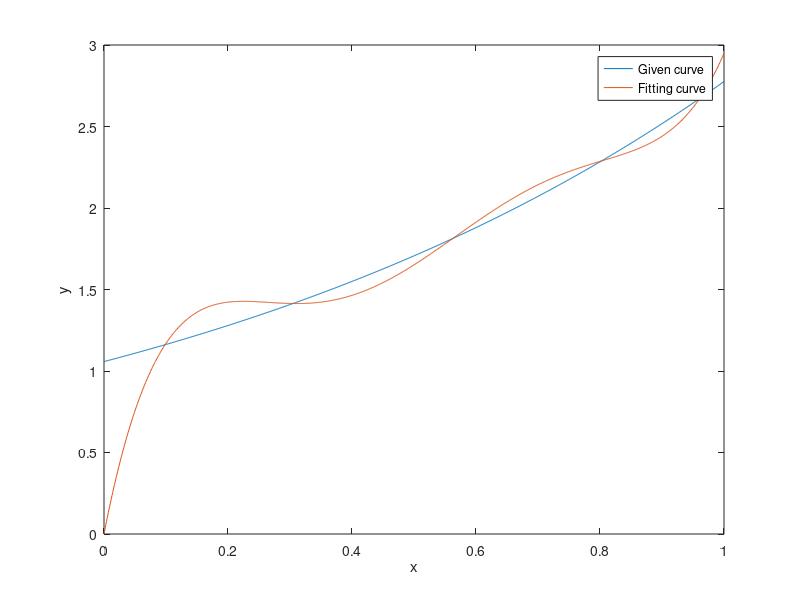

Reproduce this figure in MATLAB.
clear all;
clf reset;
close all;

f = @(x) x.^6/sqrt(6+x) + exp(x);

h = 0.001;
xs = 0:h:1;
ys = f(xs);

head = ys(1:end-1);
tail = ys(2:end);

int = sum(0.5 * (head + tail) * h);
disp("Integrate of f(x): " + int);

%% fitting
xs = xs';
n = length(xs);
A = [zeros(n, 1) xs xs.^2 xs.^3 xs.^4 xs.^5];
b = ys';

coeff = A \ b;

g = @(x) coeff(1) + coeff(2)*x + coeff(3)*x.^2 + ...
    coeff(4)*x.^3 + coeff(5)*x.^4 + coeff(6)*x.^5;

yfs = g(xs);

figure;
plot(xs, ys);
hold on
plot(xs, yfs);
legend("Given curve", "Fitting curve")
xlabel("x")
ylabel("y")
hold off
